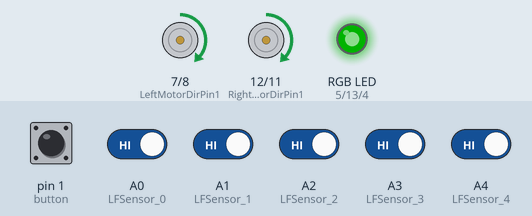
Bench run of a sketch on a simulated Arduino Uno, built with avr-gcc and run on an emulated ATmega328P. On the bench: motor-driver pin pairs drawn as motors (green arrow = first pin HIGH = forward, orange = second pin HIGH = backward, longer = more drive, scaled by the enable pin), an RGB LED mixed from three pins (HIGH = lit). The test bench sets the inputs (shaded band); at power-on: A0 (LFSensor_0), A1 (LFSensor_1), A2 (LFSensor_2), A3 (LFSensor_3), A4 (LFSensor_4), pin 1 (button) HIGH. Dim RGB values are drawn brighter than linear.

Above: at 1.2 s.
1.3 s: pin 1 (button) pulled LOW for 0.15 s
At 1.42 s:
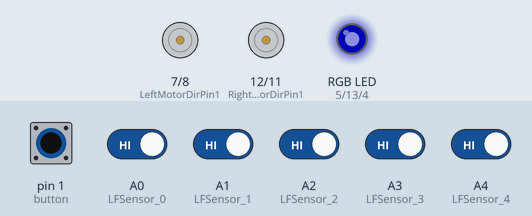
3.0 s: A0 (LFSensor_0) driven LOW
At 4.2 s:
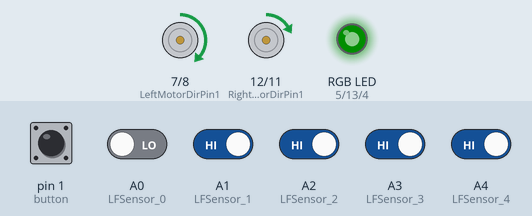
Timing chart, 0 to 4.3 s (numbered marks = the images above; inputs shaded):
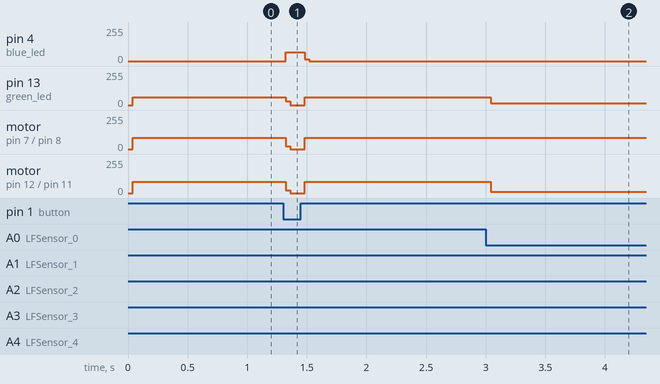

Measured:
- after the input at 1.3 s, pin 4 (blue_led): 0/255 → 65/255 at once, → 0/255 0.16 s later; pin 13 (green_led): 60/255 → 0/255 at once, → 60/255 0.16 s later
- after the input at 3.0 s, pin 13 (green_led): 60/255 → 14/255 at once; motor on pin 12 (RightMotorDirPin1) / pin 11 (RightMotorDirPin2): forward 85/255 → forward 9/255 at once

The sketch:

tracking_sensor_button_RGB.ino
```cpp
#include "02_RGB.h"
#include "03_Tracking_sensor.h"
#include "04_Motor.h"
#include "05_extra.h"

void setup() {
  /*RGB*/
  pinMode(red_led, OUTPUT);
  pinMode(green_led, OUTPUT);
  pinMode(blue_led, OUTPUT);

  /*Motor*/
  pinMode(RightMotorDirPin1, OUTPUT);
  pinMode(RightMotorDirPin2, OUTPUT);
  pinMode(speedPinL, OUTPUT);

  pinMode(LeftMotorDirPin1, OUTPUT);
  pinMode(LeftMotorDirPin2, OUTPUT);
  pinMode(speedPinR, OUTPUT);
  stop_Stop();          //stop move

  /*button*/
  pinMode (button, INPUT);
}

void auto_tracking(){
  /*tracking sensor*/
  String sensorval= read_sensor_values();

  /*button*/
  button = digitalRead(1);

  /*witte lijn*/
  if (sensorval=="00000"){
    stop_Stop();
    set_Motorspeed(0,0);   //motorsnelheid instellen
    if (button ==LOW){
    stop_Stop();
    set_Motorspeed(0,0);   //motorsnelheid instellen
    digitalWrite (blue_led,HIGH);   // blauw led
    }
    if (button == HIGH){
      go_Advance();
      set_Motorspeed(SLOW_SPEED,SLOW_SPEED);   //motorsnelheid instellen
      digitalWrite(green_led,HIGH); // groen led
    }
  }

  /*Vooruit*/
  if (sensorval=="11011"){
    go_Advance();
    set_Motorspeed(SLOW_SPEED,SLOW_SPEED);   //motorsnelheid instellen
    digitalWrite(green_led,HIGH); // groen led
  }

  /*Sla linksaf*/
  if (sensorval=="01111"){
    go_Left();
    set_Motorspeed(FAST_SPEED,FAST_SPEED);   //motorsnelheid instellen
    digitalWrite(green_led,HIGH); // groen led
  }

  /*Flauwe bocht naar links*/
  if (sensorval=="01011"  || sensorval=="10111" || sensorval=="10011" || sensorval=="00011"  || sensorval=="01101" || sensorval=="00101"){
    go_Advance();
    set_Motorspeed(0,FAST_SPEED);   //motorsnelheid instellen
    digitalWrite(green_led,HIGH); // groen led
  }

  /*Sla rechtsaf*/
  if (sensorval=="11110"){
    go_Right();
    set_Motorspeed(FAST_SPEED,FAST_SPEED);   //motorsnelheid instellen
    digitalWrite(green_led,HIGH); // groen led
  }

  /*Flauwe bocht naar rechts*/
  if (sensorval=="11100" || sensorval=="11101"  || sensorval=="11010" || sensorval=="11001" || sensorval=="11000" || sensorval=="10010" || sensorval=="10000"   || sensorval=="10100"  || sensorval=="10110"){
    go_Advance();
    set_Motorspeed(FAST_SPEED,0);   //motorsnelheid instellen
    digitalWrite(green_led,HIGH); // groen led
  }

  /*spoor verloren*/
  if (sensorval=="11111"){
    stop_Stop();
    set_Motorspeed(0,0);   //motorsnelheid instellen
    digitalWrite (red_led,HIGH);   // rood led
  }
}

/*start of stop loop*/
void loop(){
  /*start loop alle led LOW*/
  digitalWrite(red_led,LOW);
  digitalWrite(green_led,LOW);
  digitalWrite(blue_led,LOW);
  auto_tracking();
}
```

02_RGB.h
```cpp
/*RGB_led*/
int red_led= 5;
int green_led = 13;
int blue_led = 4;
```

03_Tracking_sensor.h
```cpp
/*Tracking sensor module*/
#define LFSensor_0 A0  //IR1
#define LFSensor_1 A1  //IR2
#define LFSensor_2 A2  //IR3
#define LFSensor_3 A3  //IR4
#define LFSensor_4 A4  //IR5

boolean flag=false;

/*sensorwaardestring: 1= zwart & 0= wit*/
char sensor[5];
String read_sensor_values(){
  int sensorvalue=32;
  sensor[0]=!digitalRead(LFSensor_0);
  sensor[1]=!digitalRead(LFSensor_1);
  sensor[2]=!digitalRead(LFSensor_2);
  sensor[3]=!digitalRead(LFSensor_3);
  sensor[4]=!digitalRead(LFSensor_4);
  sensorvalue +=sensor[0]*16+sensor[1]*8+sensor[2]*4+sensor[3]*2+sensor[4];

  String senstr= String(sensorvalue,BIN);
  senstr=senstr.substring(1,6);
  return senstr;
}
```

04_Motor.h
```cpp
/*motor*/
#define FAST_SPEED 220          //hoge snelheid
#define SLOW_SPEED 100          //min snelheid
#define speedPinR 3             //snelheid bepalen van de rechte motor(K2 & K1): door fast, mid en slow
#define RightMotorDirPin1  12   //rechtsvooraan motor K2
#define RightMotorDirPin2  11   //rechtsachteraan motor K1
#define speedPinL 6             //snelheid bepalen van de linkse motor(K4 & K3): door fast, mid en slow
#define LeftMotorDirPin1  7     //linkssvooraan motor K4
#define LeftMotorDirPin2  8     //linkssachteraan motor K3

/*motor control*/
/*vooruit*/
void go_Advance(void){
  digitalWrite(RightMotorDirPin1, HIGH);
  digitalWrite(RightMotorDirPin2,LOW);
  digitalWrite(LeftMotorDirPin1,HIGH);
  digitalWrite(LeftMotorDirPin2,LOW);
  analogWrite(speedPinL,200);
  analogWrite(speedPinR,200);
}

/*links draaien*/
void go_Left(int t=0){
  digitalWrite(RightMotorDirPin1, HIGH);
  digitalWrite(RightMotorDirPin2,LOW);
  digitalWrite(LeftMotorDirPin1,LOW);
  digitalWrite(LeftMotorDirPin2,HIGH);
  analogWrite(speedPinL,200);
  analogWrite(speedPinR,200);
  delay(t);
}

/*rechts draaien*/
void go_Right(int t=0){
  digitalWrite(RightMotorDirPin1, LOW);
  digitalWrite(RightMotorDirPin2,HIGH);
  digitalWrite(LeftMotorDirPin1,HIGH);
  digitalWrite(LeftMotorDirPin2,LOW);
  analogWrite(speedPinL,200);
  analogWrite(speedPinR,200);
  delay(t);
}

void go_Back(int t=0)  //Reverse
{
  digitalWrite(RightMotorDirPin1, LOW);
  digitalWrite(RightMotorDirPin2,HIGH);
  digitalWrite(LeftMotorDirPin1,LOW);
  digitalWrite(LeftMotorDirPin2,HIGH);
  analogWrite(speedPinL,200);
  analogWrite(speedPinR,200);
  delay(t);
}

/*stop*/
void stop_Stop(){
  digitalWrite(RightMotorDirPin1, LOW);
  digitalWrite(RightMotorDirPin2,LOW);
  digitalWrite(LeftMotorDirPin1,LOW);
  digitalWrite(LeftMotorDirPin2,LOW);
}

/*snelheid van motor instellen*/
void set_Motorspeed(int speed_L,int speed_R){
  analogWrite(speedPinL,speed_L);
  analogWrite(speedPinR,speed_R);
}
```

05_extra.h
```cpp
int button = 1;
```
